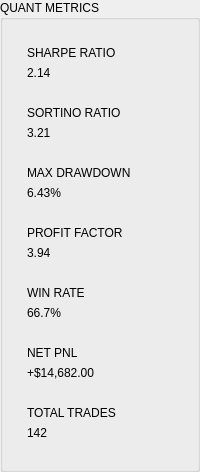
   <widget class="QGroupBox" name="frameQuantMetrics">
    <property name="title"><string>QUANT METRICS</string></property>
    <property name="minimumWidth"><number>260</number></property>
    <layout class="QVBoxLayout" name="verticalLayout_quantMetrics">
     <property name="spacing"><number>10</number></property>
     <property name="leftMargin"><number>14</number></property>
     <property name="topMargin"><number>18</number></property>
     <property name="rightMargin"><number>14</number></property>
     <property name="bottomMargin"><number>14</number></property>

     
     <item>
      <widget class="QFrame" name="frameSharpe">
       <property name="class"><string>card</string></property>
       <layout class="QVBoxLayout">
        <property name="leftMargin"><number>10</number></property><property name="topMargin"><number>8</number></property><property name="rightMargin"><number>10</number></property><property name="bottomMargin"><number>8</number></property>
        <item><widget class="QLabel"><property name="text"><string>SHARPE RATIO</string></property><property name="class"><string>settingLabel</string></property></widget></item>
        <item><widget class="QLabel" name="valSharpe"><property name="text"><string>2.14</string></property><property name="class"><string>valMetricNumber</string></property></widget></item>
       </layout>
      </widget>
     </item>

     
     <item>
      <widget class="QFrame" name="frameSortino">
       <property name="class"><string>card</string></property>
       <layout class="QVBoxLayout">
        <property name="leftMargin"><number>10</number></property><property name="topMargin"><number>8</number></property><property name="rightMargin"><number>10</number></property><property name="bottomMargin"><number>8</number></property>
        <item><widget class="QLabel"><property name="text"><string>SORTINO RATIO</string></property><property name="class"><string>settingLabel</string></property></widget></item>
        <item><widget class="QLabel" name="valSortino"><property name="text"><string>3.21</string></property><property name="class"><string>valMetricNumber</string></property></widget></item>
       </layout>
      </widget>
     </item>

     
     <item>
      <widget class="QFrame" name="frameMaxDD">
       <property name="class"><string>card</string></property>
       <layout class="QVBoxLayout">
        <property name="leftMargin"><number>10</number></property><property name="topMargin"><number>8</number></property><property name="rightMargin"><number>10</number></property><property name="bottomMargin"><number>8</number></property>
        <item><widget class="QLabel"><property name="text"><string>MAX DRAWDOWN</string></property><property name="class"><string>settingLabel</string></property></widget></item>
        <item><widget class="QLabel" name="valMaxDD"><property name="text"><string>6.43%</string></property><property name="class"><string>valMetricNumber</string></property></widget></item>
       </layout>
      </widget>
     </item>

     
     <item>
      <widget class="QFrame" name="frameRR">
       <property name="class"><string>card</string></property>
       <layout class="QVBoxLayout">
        <property name="leftMargin"><number>10</number></property><property name="topMargin"><number>8</number></property><property name="rightMargin"><number>10</number></property><property name="bottomMargin"><number>8</number></property>
        <item><widget class="QLabel"><property name="text"><string>PROFIT FACTOR</string></property><property name="class"><string>settingLabel</string></property></widget></item>
        <item><widget class="QLabel" name="valRR"><property name="text"><string>3.94</string></property><property name="class"><string>valMetricNumber</string></property></widget></item>
       </layout>
      </widget>
     </item>

     
     <item>
      <widget class="QFrame" name="frameWinRate">
       <property name="class"><string>card</string></property>
       <layout class="QVBoxLayout">
        <property name="leftMargin"><number>10</number></property><property name="topMargin"><number>8</number></property><property name="rightMargin"><number>10</number></property><property name="bottomMargin"><number>8</number></property>
        <item><widget class="QLabel"><property name="text"><string>WIN RATE</string></property><property name="class"><string>settingLabel</string></property></widget></item>
        <item><widget class="QLabel" name="valWinRate"><property name="text"><string>66.7%</string></property><property name="class"><string>valMetricProfit</string></property></widget></item>
       </layout>
      </widget>
     </item>

     
     <item>
      <widget class="QFrame" name="frameNetProfit">
       <property name="class"><string>card</string></property>
       <layout class="QVBoxLayout">
        <property name="leftMargin"><number>10</number></property><property name="topMargin"><number>8</number></property><property name="rightMargin"><number>10</number></property><property name="bottomMargin"><number>8</number></property>
        <item><widget class="QLabel"><property name="text"><string>NET PNL</string></property><property name="class"><string>settingLabel</string></property></widget></item>
        <item><widget class="QLabel" name="valNetProfit"><property name="text"><string>+$14,682.00</string></property><property name="class"><string>valMetricProfit</string></property></widget></item>
       </layout>
      </widget>
     </item>

     
     <item>
      <widget class="QFrame" name="frameTotalTrades">
       <property name="class"><string>card</string></property>
       <layout class="QVBoxLayout">
        <property name="leftMargin"><number>10</number></property><property name="topMargin"><number>8</number></property><property name="rightMargin"><number>10</number></property><property name="bottomMargin"><number>8</number></property>
        <item><widget class="QLabel"><property name="text"><string>TOTAL TRADES</string></property><property name="class"><string>settingLabel</string></property></widget></item>
        <item><widget class="QLabel" name="valTotalTrades"><property name="text"><string>142</string></property><property name="class"><string>valMetricNumber</string></property></widget></item>
       </layout>
      </widget>
     </item>

     <item><spacer><property name="orientation"><enum>Qt::Vertical</enum></property></spacer></item>
    </layout>
   </widget>
